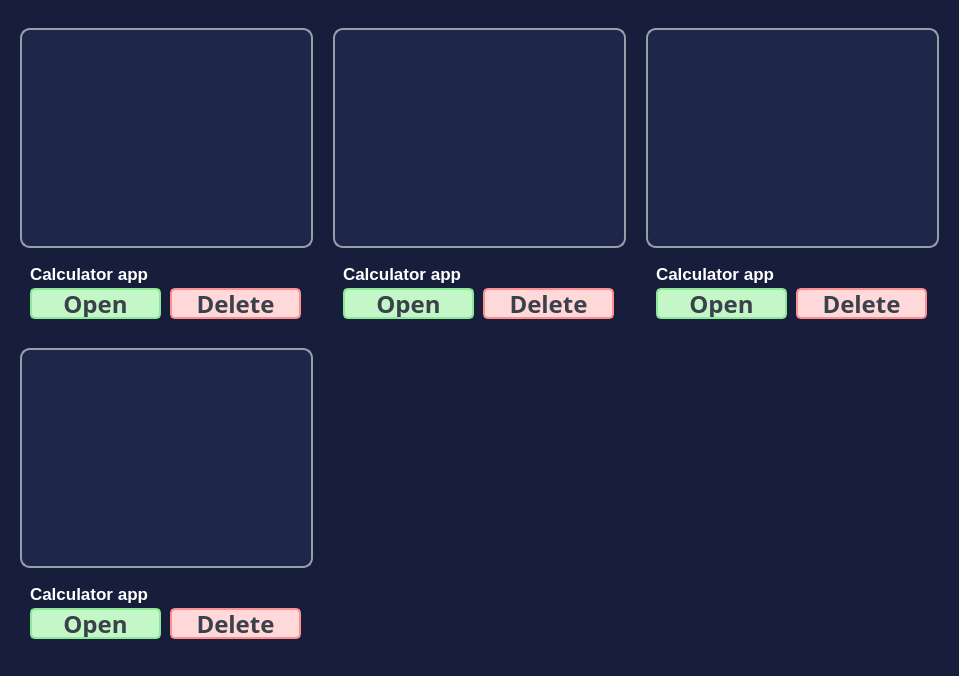
      <widget class="QWidget" name="scroll_body">
       <property name="geometry">
        <rect>
         <x>0</x>
         <y>0</y>
         <width>959</width>
         <height>676</height>
        </rect>
       </property>
       <property name="styleSheet">
        <string notr="true">border: 0px;
background: #161e3c;
color: #ffffff;</string>
       </property>
       <layout class="QGridLayout" name="gridLayout">
        <property name="sizeConstraint">
         <enum>QLayout::SetMinAndMaxSize</enum>
        </property>
        <property name="leftMargin">
         <number>20</number>
        </property>
        <property name="topMargin">
         <number>28</number>
        </property>
        <property name="rightMargin">
         <number>20</number>
        </property>
        <property name="bottomMargin">
         <number>28</number>
        </property>
        <property name="spacing">
         <number>20</number>
        </property>
        <item row="0" column="0">
         <widget class="QFrame" name="item">
          <property name="minimumSize">
           <size>
            <width>0</width>
            <height>300</height>
           </size>
          </property>
          <property name="maximumSize">
           <size>
            <width>16777215</width>
            <height>16777215</height>
           </size>
          </property>
          <property name="styleSheet">
           <string notr="true">border: 0px;
background: #161e3c;
color: #ffffff;</string>
          </property>
          <property name="frameShape">
           <enum>QFrame::StyledPanel</enum>
          </property>
          <property name="frameShadow">
           <enum>QFrame::Raised</enum>
          </property>
          <layout class="QVBoxLayout" name="verticalLayout">
           <property name="spacing">
            <number>0</number>
           </property>
           <property name="leftMargin">
            <number>0</number>
           </property>
           <property name="topMargin">
            <number>0</number>
           </property>
           <property name="rightMargin">
            <number>0</number>
           </property>
           <property name="bottomMargin">
            <number>0</number>
           </property>
           <item>
            <widget class="QFrame" name="preview">
             <property name="minimumSize">
              <size>
               <width>0</width>
               <height>0</height>
              </size>
             </property>
             <property name="maximumSize">
              <size>
               <width>16777215</width>
               <height>16777215</height>
              </size>
             </property>
             <property name="styleSheet">
              <string notr="true">border: 2px solid #979ea8;
border-radius: 10px;
background: #1e2749;
color: #ffffff;</string>
             </property>
             <property name="frameShape">
              <enum>QFrame::StyledPanel</enum>
             </property>
             <property name="frameShadow">
              <enum>QFrame::Raised</enum>
             </property>
            </widget>
           </item>
           <item>
            <widget class="QFrame" name="item_footer">
             <property name="maximumSize">
              <size>
               <width>16777215</width>
               <height>80</height>
              </size>
             </property>
             <property name="frameShape">
              <enum>QFrame::StyledPanel</enum>
             </property>
             <property name="frameShadow">
              <enum>QFrame::Raised</enum>
             </property>
             <widget class="QLabel" name="item_name">
              <property name="geometry">
               <rect>
                <x>10</x>
                <y>10</y>
                <width>271</width>
                <height>31</height>
               </rect>
              </property>
              <property name="font">
               <font>
                <pointsize>13</pointsize>
                <bold>true</bold>
               </font>
              </property>
              <property name="styleSheet">
               <string notr="true">qproperty-alignment: AlignLeft;</string>
              </property>
              <property name="text">
               <string>Calculator app</string>
              </property>
             </widget>
             <widget class="QPushButton" name="open_button">
              <property name="geometry">
               <rect>
                <x>10</x>
                <y>40</y>
                <width>131</width>
                <height>31</height>
               </rect>
              </property>
              <property name="minimumSize">
               <size>
                <width>0</width>
                <height>0</height>
               </size>
              </property>
              <property name="maximumSize">
               <size>
                <width>16777215</width>
                <height>100</height>
               </size>
              </property>
              <property name="font">
               <font>
                <family>Leelawadee</family>
                <pointsize>18</pointsize>
                <bold>true</bold>
               </font>
              </property>
              <property name="cursor">
               <cursorShape>PointingHandCursor</cursorShape>
              </property>
              <property name="toolTip">
               <string>Login</string>
              </property>
              <property name="styleSheet">
               <string notr="true">border: 2px solid #8ee895;
border-radius: 5px;
background: #c3f7c8;
color: #3a414a;</string>
              </property>
              <property name="text">
               <string>Open</string>
              </property>
             </widget>
             <widget class="QPushButton" name="delete_button">
              <property name="geometry">
               <rect>
                <x>150</x>
                <y>40</y>
                <width>131</width>
                <height>31</height>
               </rect>
              </property>
              <property name="minimumSize">
               <size>
                <width>0</width>
                <height>0</height>
               </size>
              </property>
              <property name="maximumSize">
               <size>
                <width>16777215</width>
                <height>100</height>
               </size>
              </property>
              <property name="font">
               <font>
                <family>Leelawadee</family>
                <pointsize>18</pointsize>
                <bold>true</bold>
               </font>
              </property>
              <property name="cursor">
               <cursorShape>PointingHandCursor</cursorShape>
              </property>
              <property name="toolTip">
               <string>Login</string>
              </property>
              <property name="styleSheet">
               <string notr="true">border: 2px solid #ff8f8f;
border-radius: 5px;
background: #ffd9d9;
color: #3a414a;</string>
              </property>
              <property name="text">
               <string>Delete</string>
              </property>
             </widget>
            </widget>
           </item>
          </layout>
         </widget>
        </item>
        <item row="0" column="2">
         <widget class="QFrame" name="item_3">
          <property name="minimumSize">
           <size>
            <width>0</width>
            <height>300</height>
           </size>
          </property>
          <property name="maximumSize">
           <size>
            <width>16777215</width>
            <height>16777215</height>
           </size>
          </property>
          <property name="styleSheet">
           <string notr="true">border: 0px;
background: #161e3c;
color: #ffffff;</string>
          </property>
          <property name="frameShape">
           <enum>QFrame::StyledPanel</enum>
          </property>
          <property name="frameShadow">
           <enum>QFrame::Raised</enum>
          </property>
          <layout class="QVBoxLayout" name="verticalLayout_4">
           <property name="spacing">
            <number>0</number>
           </property>
           <property name="leftMargin">
            <number>0</number>
           </property>
           <property name="topMargin">
            <number>0</number>
           </property>
           <property name="rightMargin">
            <number>0</number>
           </property>
           <property name="bottomMargin">
            <number>0</number>
           </property>
           <item>
            <widget class="QFrame" name="preview_3">
             <property name="minimumSize">
              <size>
               <width>0</width>
               <height>0</height>
              </size>
             </property>
             <property name="maximumSize">
              <size>
               <width>16777215</width>
               <height>16777215</height>
              </size>
             </property>
             <property name="styleSheet">
              <string notr="true">border: 2px solid #979ea8;
border-radius: 10px;
background: #1e2749;
color: #ffffff;</string>
             </property>
             <property name="frameShape">
              <enum>QFrame::StyledPanel</enum>
             </property>
             <property name="frameShadow">
              <enum>QFrame::Raised</enum>
             </property>
            </widget>
           </item>
           <item>
            <widget class="QFrame" name="item_footer_3">
             <property name="maximumSize">
              <size>
               <width>16777215</width>
               <height>80</height>
              </size>
             </property>
             <property name="frameShape">
              <enum>QFrame::StyledPanel</enum>
             </property>
             <property name="frameShadow">
              <enum>QFrame::Raised</enum>
             </property>
             <widget class="QLabel" name="label_4">
              <property name="geometry">
               <rect>
                <x>10</x>
                <y>10</y>
                <width>271</width>
                <height>31</height>
               </rect>
              </property>
              <property name="font">
               <font>
                <pointsize>13</pointsize>
                <bold>true</bold>
               </font>
              </property>
              <property name="styleSheet">
               <string notr="true">qproperty-alignment: AlignLeft;</string>
              </property>
              <property name="text">
               <string>Calculator app</string>
              </property>
             </widget>
             <widget class="QPushButton" name="open_button_3">
              <property name="geometry">
               <rect>
                <x>10</x>
                <y>40</y>
                <width>131</width>
                <height>31</height>
               </rect>
              </property>
              <property name="minimumSize">
               <size>
                <width>0</width>
                <height>0</height>
               </size>
              </property>
              <property name="maximumSize">
               <size>
                <width>16777215</width>
                <height>100</height>
               </size>
              </property>
              <property name="font">
               <font>
                <family>Leelawadee</family>
                <pointsize>18</pointsize>
                <bold>true</bold>
               </font>
              </property>
              <property name="cursor">
               <cursorShape>PointingHandCursor</cursorShape>
              </property>
              <property name="toolTip">
               <string>Login</string>
              </property>
              <property name="styleSheet">
               <string notr="true">border: 2px solid #8ee895;
border-radius: 5px;
background: #c3f7c8;
color: #3a414a;</string>
              </property>
              <property name="text">
               <string>Open</string>
              </property>
             </widget>
             <widget class="QPushButton" name="delete_button_3">
              <property name="geometry">
               <rect>
                <x>150</x>
                <y>40</y>
                <width>131</width>
                <height>31</height>
               </rect>
              </property>
              <property name="minimumSize">
               <size>
                <width>0</width>
                <height>0</height>
               </size>
              </property>
              <property name="maximumSize">
               <size>
                <width>16777215</width>
                <height>100</height>
               </size>
              </property>
              <property name="font">
               <font>
                <family>Leelawadee</family>
                <pointsize>18</pointsize>
                <bold>true</bold>
               </font>
              </property>
              <property name="cursor">
               <cursorShape>PointingHandCursor</cursorShape>
              </property>
              <property name="toolTip">
               <string>Login</string>
              </property>
              <property name="styleSheet">
               <string notr="true">border: 2px solid #ff8f8f;
border-radius: 5px;
background: #ffd9d9;
color: #3a414a;</string>
              </property>
              <property name="text">
               <string>Delete</string>
              </property>
             </widget>
            </widget>
           </item>
          </layout>
         </widget>
        </item>
        <item row="0" column="1">
         <widget class="QFrame" name="item_2">
          <property name="minimumSize">
           <size>
            <width>0</width>
            <height>300</height>
           </size>
          </property>
          <property name="maximumSize">
           <size>
            <width>16777215</width>
            <height>16777215</height>
           </size>
          </property>
          <property name="styleSheet">
           <string notr="true">border: 0px;
background: #161e3c;
color: #ffffff;</string>
          </property>
          <property name="frameShape">
           <enum>QFrame::StyledPanel</enum>
          </property>
          <property name="frameShadow">
           <enum>QFrame::Raised</enum>
          </property>
          <layout class="QVBoxLayout" name="verticalLayout_3">
           <property name="spacing">
            <number>0</number>
           </property>
           <property name="leftMargin">
            <number>0</number>
           </property>
           <property name="topMargin">
            <number>0</number>
           </property>
           <property name="rightMargin">
            <number>0</number>
           </property>
           <property name="bottomMargin">
            <number>0</number>
           </property>
           <item>
            <widget class="QFrame" name="preview_2">
             <property name="minimumSize">
              <size>
               <width>0</width>
               <height>0</height>
              </size>
             </property>
             <property name="maximumSize">
              <size>
               <width>16777215</width>
               <height>16777215</height>
              </size>
             </property>
             <property name="styleSheet">
              <string notr="true">border: 2px solid #979ea8;
border-radius: 10px;
background: #1e2749;
color: #ffffff;</string>
             </property>
             <property name="frameShape">
              <enum>QFrame::StyledPanel</enum>
             </property>
             <property name="frameShadow">
              <enum>QFrame::Raised</enum>
             </property>
            </widget>
           </item>
           <item>
            <widget class="QFrame" name="item_footer_2">
             <property name="maximumSize">
              <size>
               <width>16777215</width>
               <height>80</height>
              </size>
             </property>
             <property name="frameShape">
              <enum>QFrame::StyledPanel</enum>
             </property>
             <property name="frameShadow">
              <enum>QFrame::Raised</enum>
             </property>
             <widget class="QLabel" name="label_3">
              <property name="geometry">
               <rect>
                <x>10</x>
                <y>10</y>
                <width>271</width>
                <height>31</height>
               </rect>
              </property>
              <property name="font">
               <font>
                <pointsize>13</pointsize>
                <bold>true</bold>
               </font>
              </property>
              <property name="styleSheet">
               <string notr="true">qproperty-alignment: AlignLeft;</string>
              </property>
              <property name="text">
               <string>Calculator app</string>
              </property>
             </widget>
             <widget class="QPushButton" name="open_button_2">
              <property name="geometry">
               <rect>
                <x>10</x>
                <y>40</y>
                <width>131</width>
                <height>31</height>
               </rect>
              </property>
              <property name="minimumSize">
               <size>
                <width>0</width>
                <height>0</height>
               </size>
              </property>
              <property name="maximumSize">
               <size>
                <width>16777215</width>
                <height>100</height>
               </size>
              </property>
              <property name="font">
               <font>
                <family>Leelawadee</family>
                <pointsize>18</pointsize>
                <bold>true</bold>
               </font>
              </property>
              <property name="cursor">
               <cursorShape>PointingHandCursor</cursorShape>
              </property>
              <property name="toolTip">
               <string>Login</string>
              </property>
              <property name="styleSheet">
               <string notr="true">border: 2px solid #8ee895;
border-radius: 5px;
background: #c3f7c8;
color: #3a414a;</string>
              </property>
              <property name="text">
               <string>Open</string>
              </property>
             </widget>
             <widget class="QPushButton" name="delete_button_2">
              <property name="geometry">
               <rect>
                <x>150</x>
                <y>40</y>
                <width>131</width>
                <height>31</height>
               </rect>
              </property>
              <property name="minimumSize">
               <size>
                <width>0</width>
                <height>0</height>
               </size>
              </property>
              <property name="maximumSize">
               <size>
                <width>16777215</width>
                <height>100</height>
               </size>
              </property>
              <property name="font">
               <font>
                <family>Leelawadee</family>
                <pointsize>18</pointsize>
                <bold>true</bold>
               </font>
              </property>
              <property name="cursor">
               <cursorShape>PointingHandCursor</cursorShape>
              </property>
              <property name="toolTip">
               <string>Login</string>
              </property>
              <property name="styleSheet">
               <string notr="true">border: 2px solid #ff8f8f;
border-radius: 5px;
background: #ffd9d9;
color: #3a414a;</string>
              </property>
              <property name="text">
               <string>Delete</string>
              </property>
             </widget>
            </widget>
           </item>
          </layout>
         </widget>
        </item>
        <item row="1" column="0">
         <widget class="QFrame" name="item_4">
          <property name="minimumSize">
           <size>
            <width>0</width>
            <height>300</height>
           </size>
          </property>
          <property name="maximumSize">
           <size>
            <width>16777215</width>
            <height>16777215</height>
           </size>
          </property>
          <property name="styleSheet">
           <string notr="true">border: 0px;
background: #161e3c;
color: #ffffff;</string>
          </property>
          <property name="frameShape">
           <enum>QFrame::StyledPanel</enum>
          </property>
          <property name="frameShadow">
           <enum>QFrame::Raised</enum>
          </property>
          <layout class="QVBoxLayout" name="verticalLayout_5">
           <property name="spacing">
            <number>0</number>
           </property>
           <property name="leftMargin">
            <number>0</number>
           </property>
           <property name="topMargin">
            <number>0</number>
           </property>
           <property name="rightMargin">
            <number>0</number>
           </property>
           <property name="bottomMargin">
            <number>0</number>
           </property>
           <item>
            <widget class="QFrame" name="preview_4">
             <property name="minimumSize">
              <size>
               <width>0</width>
               <height>0</height>
              </size>
             </property>
             <property name="maximumSize">
              <size>
               <width>16777215</width>
               <height>16777215</height>
              </size>
             </property>
             <property name="styleSheet">
              <string notr="true">border: 2px solid #979ea8;
border-radius: 10px;
background: #1e2749;
color: #ffffff;</string>
             </property>
             <property name="frameShape">
              <enum>QFrame::StyledPanel</enum>
             </property>
             <property name="frameShadow">
              <enum>QFrame::Raised</enum>
             </property>
            </widget>
           </item>
           <item>
            <widget class="QFrame" name="item_footer_4">
             <property name="maximumSize">
              <size>
               <width>16777215</width>
               <height>80</height>
              </size>
             </property>
             <property name="frameShape">
              <enum>QFrame::StyledPanel</enum>
             </property>
             <property name="frameShadow">
              <enum>QFrame::Raised</enum>
             </property>
             <widget class="QLabel" name="label_5">
              <property name="geometry">
               <rect>
                <x>10</x>
                <y>10</y>
                <width>271</width>
                <height>31</height>
               </rect>
              </property>
              <property name="font">
               <font>
                <pointsize>13</pointsize>
                <bold>true</bold>
               </font>
              </property>
              <property name="text">
               <string>Calculator app</string>
              </property>
             </widget>
             <widget class="QPushButton" name="open_button_4">
              <property name="geometry">
               <rect>
                <x>10</x>
                <y>40</y>
                <width>131</width>
                <height>31</height>
               </rect>
              </property>
              <property name="minimumSize">
               <size>
                <width>0</width>
                <height>0</height>
               </size>
              </property>
              <property name="maximumSize">
               <size>
                <width>16777215</width>
                <height>100</height>
               </size>
              </property>
              <property name="font">
               <font>
                <family>Leelawadee</family>
                <pointsize>18</pointsize>
                <bold>true</bold>
               </font>
              </property>
              <property name="cursor">
               <cursorShape>PointingHandCursor</cursorShape>
              </property>
              <property name="toolTip">
               <string>Login</string>
              </property>
              <property name="styleSheet">
               <string notr="true">border: 2px solid #8ee895;
border-radius: 5px;
background: #c3f7c8;
color: #3a414a;</string>
              </property>
              <property name="text">
               <string>Open</string>
              </property>
             </widget>
             <widget class="QPushButton" name="delete_button_4">
              <property name="geometry">
               <rect>
                <x>150</x>
                <y>40</y>
                <width>131</width>
                <height>31</height>
               </rect>
              </property>
              <property name="minimumSize">
               <size>
                <width>0</width>
                <height>0</height>
               </size>
              </property>
              <property name="maximumSize">
               <size>
                <width>16777215</width>
                <height>100</height>
               </size>
              </property>
              <property name="font">
               <font>
                <family>Leelawadee</family>
                <pointsize>18</pointsize>
                <bold>true</bold>
               </font>
              </property>
              <property name="cursor">
               <cursorShape>PointingHandCursor</cursorShape>
              </property>
              <property name="toolTip">
               <string>Login</string>
              </property>
              <property name="styleSheet">
               <string notr="true">border: 2px solid #ff8f8f;
border-radius: 5px;
background: #ffd9d9;
color: #3a414a;</string>
              </property>
              <property name="text">
               <string>Delete</string>
              </property>
             </widget>
            </widget>
           </item>
          </layout>
         </widget>
        </item>
       </layout>
      </widget>
